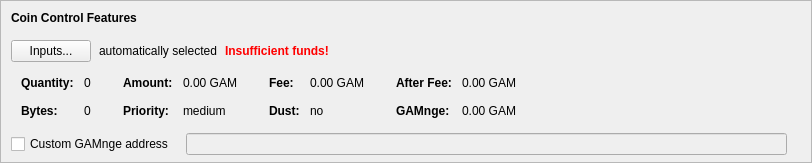
    <widget class="QFrame" name="frameCoinControl">
     <property name="sizePolicy">
      <sizepolicy hsizetype="Expanding" vsizetype="Expanding">
       <horstretch>0</horstretch>
       <verstretch>0</verstretch>
      </sizepolicy>
     </property>
     <property name="maximumSize">
      <size>
       <width>16777215</width>
       <height>16777215</height>
      </size>
     </property>
     <property name="frameShape">
      <enum>QFrame::StyledPanel</enum>
     </property>
     <property name="frameShadow">
      <enum>QFrame::Sunken</enum>
     </property>
     <layout class="QVBoxLayout" name="verticalLayoutCoinControl2">
      <property name="spacing">
       <number>0</number>
      </property>
      <property name="leftMargin">
       <number>0</number>
      </property>
      <property name="topMargin">
       <number>0</number>
      </property>
      <property name="rightMargin">
       <number>0</number>
      </property>
      <property name="bottomMargin">
       <number>6</number>
      </property>
      <item>
       <layout class="QVBoxLayout" name="verticalLayoutCoinControl" stretch="0,0,0,0,1">
        <property name="spacing">
         <number>0</number>
        </property>
        <property name="leftMargin">
         <number>10</number>
        </property>
        <property name="topMargin">
         <number>10</number>
        </property>
        <item>
         <layout class="QHBoxLayout" name="horizontalLayoutCoinControl1">
          <property name="bottomMargin">
           <number>15</number>
          </property>
          <item>
           <widget class="QLabel" name="labelCoinControlFeatures">
            <property name="sizePolicy">
             <sizepolicy hsizetype="Preferred" vsizetype="Maximum">
              <horstretch>0</horstretch>
              <verstretch>0</verstretch>
             </sizepolicy>
            </property>
            <property name="font">
             <font>
              <weight>75</weight>
              <bold>true</bold>
             </font>
            </property>
            <property name="styleSheet">
             <string notr="true">font-weight:bold;</string>
            </property>
            <property name="text">
             <string>Coin Control Features</string>
            </property>
           </widget>
          </item>
         </layout>
        </item>
        <item>
         <layout class="QHBoxLayout" name="horizontalLayoutCoinControl2" stretch="0,0,0,0">
          <property name="spacing">
           <number>8</number>
          </property>
          <property name="bottomMargin">
           <number>10</number>
          </property>
          <item>
           <widget class="QPushButton" name="pushButtonCoinControl">
            <property name="styleSheet">
             <string notr="true"/>
            </property>
            <property name="text">
             <string>Inputs...</string>
            </property>
            <property name="autoDefault">
             <bool>false</bool>
            </property>
           </widget>
          </item>
          <item>
           <widget class="QLabel" name="labelCoinControlAutomaticallySelected">
            <property name="text">
             <string>automatically selected</string>
            </property>
            <property name="margin">
             <number>5</number>
            </property>
           </widget>
          </item>
          <item>
           <widget class="QLabel" name="labelCoinControlInsuffFunds">
            <property name="font">
             <font>
              <weight>75</weight>
              <bold>true</bold>
             </font>
            </property>
            <property name="styleSheet">
             <string notr="true">color:red;font-weight:bold;</string>
            </property>
            <property name="text">
             <string>Insufficient funds!</string>
            </property>
            <property name="margin">
             <number>5</number>
            </property>
           </widget>
          </item>
          <item>
           <spacer name="horizontalSpacerCoinControl">
            <property name="orientation">
             <enum>Qt::Horizontal</enum>
            </property>
            <property name="sizeHint" stdset="0">
             <size>
              <width>40</width>
              <height>1</height>
             </size>
            </property>
           </spacer>
          </item>
         </layout>
        </item>
        <item>
         <widget class="QWidget" name="widgetCoinControl" native="true">
          <property name="sizePolicy">
           <sizepolicy hsizetype="Preferred" vsizetype="Preferred">
            <horstretch>0</horstretch>
            <verstretch>0</verstretch>
           </sizepolicy>
          </property>
          <property name="minimumSize">
           <size>
            <width>0</width>
            <height>0</height>
           </size>
          </property>
          <property name="styleSheet">
           <string notr="true"/>
          </property>
          <layout class="QHBoxLayout" name="horizontalLayoutCoinControl5">
           <property name="leftMargin">
            <number>0</number>
           </property>
           <property name="topMargin">
            <number>0</number>
           </property>
           <property name="rightMargin">
            <number>0</number>
           </property>
           <property name="bottomMargin">
            <number>0</number>
           </property>
           <item>
            <layout class="QHBoxLayout" name="horizontalLayoutCoinControl3" stretch="0,0,0,1">
             <property name="spacing">
              <number>20</number>
             </property>
             <property name="topMargin">
              <number>0</number>
             </property>
             <property name="bottomMargin">
              <number>10</number>
             </property>
             <item>
              <layout class="QFormLayout" name="formLayoutCoinControl1">
               <property name="horizontalSpacing">
                <number>10</number>
               </property>
               <property name="verticalSpacing">
                <number>14</number>
               </property>
               <property name="leftMargin">
                <number>10</number>
               </property>
               <property name="topMargin">
                <number>4</number>
               </property>
               <property name="rightMargin">
                <number>6</number>
               </property>
               <item row="0" column="0">
                <widget class="QLabel" name="labelCoinControlQuantityText">
                 <property name="font">
                  <font>
                   <weight>75</weight>
                   <bold>true</bold>
                  </font>
                 </property>
                 <property name="text">
                  <string>Quantity:</string>
                 </property>
                 <property name="margin">
                  <number>0</number>
                 </property>
                </widget>
               </item>
               <item row="0" column="1">
                <widget class="QLabel" name="labelCoinControlQuantity">
                 <property name="cursor">
                  <cursorShape>IBeamCursor</cursorShape>
                 </property>
                 <property name="contextMenuPolicy">
                  <enum>Qt::ActionsContextMenu</enum>
                 </property>
                 <property name="text">
                  <string notr="true">0</string>
                 </property>
                 <property name="margin">
                  <number>0</number>
                 </property>
                 <property name="textInteractionFlags">
                  <set>Qt::LinksAccessibleByMouse|Qt::TextSelectableByKeyboard|Qt::TextSelectableByMouse</set>
                 </property>
                </widget>
               </item>
               <item row="1" column="0">
                <widget class="QLabel" name="labelCoinControlBytesText">
                 <property name="font">
                  <font>
                   <weight>75</weight>
                   <bold>true</bold>
                  </font>
                 </property>
                 <property name="text">
                  <string>Bytes:</string>
                 </property>
                </widget>
               </item>
               <item row="1" column="1">
                <widget class="QLabel" name="labelCoinControlBytes">
                 <property name="cursor">
                  <cursorShape>IBeamCursor</cursorShape>
                 </property>
                 <property name="contextMenuPolicy">
                  <enum>Qt::ActionsContextMenu</enum>
                 </property>
                 <property name="text">
                  <string notr="true">0</string>
                 </property>
                 <property name="textInteractionFlags">
                  <set>Qt::LinksAccessibleByMouse|Qt::TextSelectableByKeyboard|Qt::TextSelectableByMouse</set>
                 </property>
                </widget>
               </item>
              </layout>
             </item>
             <item>
              <layout class="QFormLayout" name="formLayoutCoinControl2">
               <property name="horizontalSpacing">
                <number>10</number>
               </property>
               <property name="verticalSpacing">
                <number>14</number>
               </property>
               <property name="leftMargin">
                <number>6</number>
               </property>
               <property name="topMargin">
                <number>4</number>
               </property>
               <property name="rightMargin">
                <number>6</number>
               </property>
               <item row="0" column="0">
                <widget class="QLabel" name="labelCoinControlAmountText">
                 <property name="font">
                  <font>
                   <weight>75</weight>
                   <bold>true</bold>
                  </font>
                 </property>
                 <property name="text">
                  <string>Amount:</string>
                 </property>
                 <property name="margin">
                  <number>0</number>
                 </property>
                </widget>
               </item>
               <item row="0" column="1">
                <widget class="QLabel" name="labelCoinControlAmount">
                 <property name="cursor">
                  <cursorShape>IBeamCursor</cursorShape>
                 </property>
                 <property name="contextMenuPolicy">
                  <enum>Qt::ActionsContextMenu</enum>
                 </property>
                 <property name="text">
                  <string notr="true">0.00 GAM</string>
                 </property>
                 <property name="textInteractionFlags">
                  <set>Qt::LinksAccessibleByMouse|Qt::TextSelectableByKeyboard|Qt::TextSelectableByMouse</set>
                 </property>
                </widget>
               </item>
               <item row="1" column="0">
                <widget class="QLabel" name="labelCoinControlPriorityText">
                 <property name="font">
                  <font>
                   <weight>75</weight>
                   <bold>true</bold>
                  </font>
                 </property>
                 <property name="text">
                  <string>Priority:</string>
                 </property>
                </widget>
               </item>
               <item row="1" column="1">
                <widget class="QLabel" name="labelCoinControlPriority">
                 <property name="cursor">
                  <cursorShape>IBeamCursor</cursorShape>
                 </property>
                 <property name="contextMenuPolicy">
                  <enum>Qt::ActionsContextMenu</enum>
                 </property>
                 <property name="text">
                  <string notr="true">medium</string>
                 </property>
                 <property name="textInteractionFlags">
                  <set>Qt::LinksAccessibleByMouse|Qt::TextSelectableByKeyboard|Qt::TextSelectableByMouse</set>
                 </property>
                </widget>
               </item>
              </layout>
             </item>
             <item>
              <layout class="QFormLayout" name="formLayoutCoinControl3">
               <property name="horizontalSpacing">
                <number>10</number>
               </property>
               <property name="verticalSpacing">
                <number>14</number>
               </property>
               <property name="leftMargin">
                <number>6</number>
               </property>
               <property name="topMargin">
                <number>4</number>
               </property>
               <property name="rightMargin">
                <number>6</number>
               </property>
               <item row="0" column="0">
                <widget class="QLabel" name="labelCoinControlFeeText">
                 <property name="font">
                  <font>
                   <weight>75</weight>
                   <bold>true</bold>
                  </font>
                 </property>
                 <property name="text">
                  <string>Fee:</string>
                 </property>
                 <property name="margin">
                  <number>0</number>
                 </property>
                </widget>
               </item>
               <item row="0" column="1">
                <widget class="QLabel" name="labelCoinControlFee">
                 <property name="cursor">
                  <cursorShape>IBeamCursor</cursorShape>
                 </property>
                 <property name="contextMenuPolicy">
                  <enum>Qt::ActionsContextMenu</enum>
                 </property>
                 <property name="text">
                  <string notr="true">0.00 GAM</string>
                 </property>
                 <property name="textInteractionFlags">
                  <set>Qt::LinksAccessibleByMouse|Qt::TextSelectableByKeyboard|Qt::TextSelectableByMouse</set>
                 </property>
                </widget>
               </item>
               <item row="1" column="0">
                <widget class="QLabel" name="labelCoinControlLowOutputText">
                 <property name="font">
                  <font>
                   <weight>75</weight>
                   <bold>true</bold>
                  </font>
                 </property>
                 <property name="text">
                  <string>Dust:</string>
                 </property>
                </widget>
               </item>
               <item row="1" column="1">
                <widget class="QLabel" name="labelCoinControlLowOutput">
                 <property name="cursor">
                  <cursorShape>IBeamCursor</cursorShape>
                 </property>
                 <property name="contextMenuPolicy">
                  <enum>Qt::ActionsContextMenu</enum>
                 </property>
                 <property name="text">
                  <string notr="true">no</string>
                 </property>
                 <property name="textInteractionFlags">
                  <set>Qt::LinksAccessibleByMouse|Qt::TextSelectableByKeyboard|Qt::TextSelectableByMouse</set>
                 </property>
                </widget>
               </item>
              </layout>
             </item>
             <item>
              <layout class="QFormLayout" name="formLayoutCoinControl4">
               <property name="horizontalSpacing">
                <number>10</number>
               </property>
               <property name="verticalSpacing">
                <number>14</number>
               </property>
               <property name="leftMargin">
                <number>6</number>
               </property>
               <property name="topMargin">
                <number>4</number>
               </property>
               <property name="rightMargin">
                <number>6</number>
               </property>
               <item row="0" column="0">
                <widget class="QLabel" name="labelCoinControlAfterFeeText">
                 <property name="font">
                  <font>
                   <weight>75</weight>
                   <bold>true</bold>
                  </font>
                 </property>
                 <property name="text">
                  <string>After Fee:</string>
                 </property>
                 <property name="margin">
                  <number>0</number>
                 </property>
                </widget>
               </item>
               <item row="0" column="1">
                <widget class="QLabel" name="labelCoinControlAfterFee">
                 <property name="cursor">
                  <cursorShape>IBeamCursor</cursorShape>
                 </property>
                 <property name="contextMenuPolicy">
                  <enum>Qt::ActionsContextMenu</enum>
                 </property>
                 <property name="text">
                  <string notr="true">0.00 GAM</string>
                 </property>
                 <property name="textInteractionFlags">
                  <set>Qt::LinksAccessibleByMouse|Qt::TextSelectableByKeyboard|Qt::TextSelectableByMouse</set>
                 </property>
                </widget>
               </item>
               <item row="1" column="0">
                <widget class="QLabel" name="labelCoinControlGAMngeText">
                 <property name="font">
                  <font>
                   <weight>75</weight>
                   <bold>true</bold>
                  </font>
                 </property>
                 <property name="text">
                  <string>GAMnge:</string>
                 </property>
                </widget>
               </item>
               <item row="1" column="1">
                <widget class="QLabel" name="labelCoinControlGAMnge">
                 <property name="cursor">
                  <cursorShape>IBeamCursor</cursorShape>
                 </property>
                 <property name="contextMenuPolicy">
                  <enum>Qt::ActionsContextMenu</enum>
                 </property>
                 <property name="text">
                  <string notr="true">0.00 GAM</string>
                 </property>
                 <property name="textInteractionFlags">
                  <set>Qt::LinksAccessibleByMouse|Qt::TextSelectableByKeyboard|Qt::TextSelectableByMouse</set>
                 </property>
                </widget>
               </item>
              </layout>
             </item>
            </layout>
           </item>
          </layout>
         </widget>
        </item>
        <item>
         <layout class="QHBoxLayout" name="horizontalLayoutCoinControl4" stretch="0,0,0">
          <property name="spacing">
           <number>12</number>
          </property>
          <property name="sizeConstraint">
           <enum>QLayout::SetDefaultConstraint</enum>
          </property>
          <property name="topMargin">
           <number>5</number>
          </property>
          <property name="rightMargin">
           <number>5</number>
          </property>
          <item>
           <widget class="QCheckBox" name="checkBoxCoinControlGAMnge">
            <property name="toolTip">
             <string>If this is activated, but the GAMnge address is empty or invalid, GAMnge will be sent to a newly generated address.</string>
            </property>
            <property name="text">
             <string>Custom GAMnge address</string>
            </property>
           </widget>
          </item>
          <item>
           <widget class="QValidatedLineEdit" name="lineEditCoinControlGAMnge">
            <property name="enabled">
             <bool>false</bool>
            </property>
            <property name="sizePolicy">
             <sizepolicy hsizetype="Expanding" vsizetype="Fixed">
              <horstretch>0</horstretch>
              <verstretch>0</verstretch>
             </sizepolicy>
            </property>
           </widget>
          </item>
          <item>
           <widget class="QLabel" name="labelCoinControlGAMngeLabel">
            <property name="sizePolicy">
             <sizepolicy hsizetype="Preferred" vsizetype="Expanding">
              <horstretch>0</horstretch>
              <verstretch>0</verstretch>
             </sizepolicy>
            </property>
            <property name="minimumSize">
             <size>
              <width>0</width>
              <height>0</height>
             </size>
            </property>
            <property name="text">
             <string/>
            </property>
            <property name="margin">
             <number>3</number>
            </property>
           </widget>
          </item>
         </layout>
        </item>
        <item>
         <spacer name="verticalSpacerCoinControl">
          <property name="orientation">
           <enum>Qt::Vertical</enum>
          </property>
          <property name="sizeHint" stdset="0">
           <size>
            <width>800</width>
            <height>1</height>
           </size>
          </property>
         </spacer>
        </item>
       </layout>
      </item>
     </layout>
    </widget>
